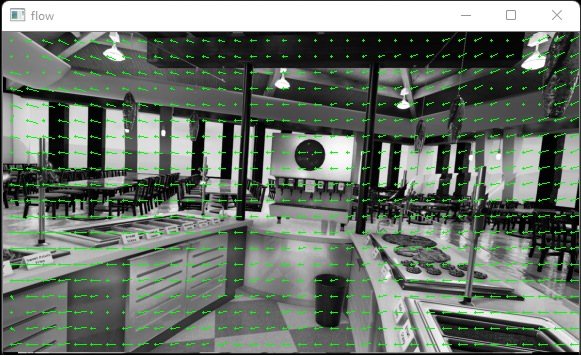
#> input picture dcoumentation/VR opticalflow.png, 581 x 356 px, given in place of 820VR_D.mp4, which was not available
$ jupyter execute dense.ipynb   (text cells are left out)
#> lines starting #> are read from the running program, lines starting #| are printed output that depends on the picture; after the words box and inside, x2 and y2 are one past the last pixel; in counts of white or black regions, pixels touching at a corner belong together; pictures that were not available may be replaced by others from this repository, and a replacement may not be noted
[cell 1]
import numpy as np
import cv2
import json
import os
import time
import pandas as pd
from matplotlib import pyplot as plt

[cell 2]
def draw_flow(img, flow, step=16):

    h, w = img.shape[:2]
    y, x = np.mgrid[step/2:h:step, step/2:w:step].reshape(2,-1).astype(int)
    fx, fy = flow[y,x].T

    lines = np.vstack([x, y, x-fx, y-fy]).T.reshape(-1, 2, 2)
    lines = np.int32(lines + 0.5)

    img_bgr = cv2.cvtColor(img, cv2.COLOR_GRAY2BGR)
    cv2.polylines(img_bgr, lines, 0, (0, 255, 0))

    for (x1, y1), (_x2, _y2) in lines:
        cv2.circle(img_bgr, (x1, y1), 1, (0, 255, 0), -1)

    return img_bgr


def draw_hsv(flow):

    h, w = flow.shape[:2]
    fx, fy = flow[:,:,0], flow[:,:,1]

    ang = np.arctan2(fy, fx) + np.pi
    v = np.sqrt(fx*fx+fy*fy)

    hsv = np.zeros((h, w, 3), np.uint8)
    hsv[...,0] = ang*(180/np.pi/2)
    hsv[...,1] = 255
    hsv[...,2] = np.minimum(v*4, 255)
    bgr = cv2.cvtColor(hsv, cv2.COLOR_HSV2BGR)

    return bgr


def rescale_frame(frame, percent=75):
    width = int(frame.shape[1] * percent/ 100)
    height = int(frame.shape[0] * percent/ 100)
    dim = (width, height)
    return cv2.resize(frame, dim, interpolation =cv2.INTER_AREA)

[cell 3]
path = r"C:\Users\lucki\Downloads\820VR_D.mp4"

[cell 4]
# Uncap the video processing to run faster
cap = cv2.VideoCapture(path)
# cap.set(cv2.CAP_PROP_FPS, 30)
cap.isOpened()

# Downscale the video to get less key points and less processing time
try:
    suc, prev = cap.read()
#> prev is the input picture: shape (356, 581, 3); mean B, G, R 107.6, 117.5, 107.6
    prev = rescale_frame(prev, percent=10)
    prevgray = cv2.cvtColor(prev, cv2.COLOR_BGR2GRAY)
except:
    pass

[cell 5]
rawOuput = []

try:
    while True:

        suc, img = cap.read()
        img = rescale_frame(img, percent=10)
        gray = cv2.cvtColor(img, cv2.COLOR_BGR2GRAY)

        # start time to calculate FPS
        start = time.time()


        flow = cv2.calcOpticalFlowFarneback(prevgray, gray, None, 0.5, 3, 15, 3, 5, 1.2, 0)
        mag, ang = cv2.cartToPolar(flow[..., 0], flow[..., 1])
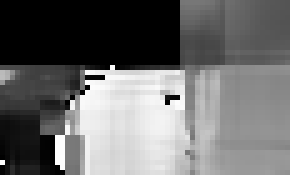
#> ang: shape (35, 58) float32 (shown 5 times larger); min 0, max 6.28, mean 2.65; drawn with min black and max white
        rawOuput.append([mag, ang])
        prevgray = gray


        # End time
        end = time.time()
        # calculate the FPS for current frame detection
        fps = 1 / (end-start)

        print(f"{fps:.2f} FPS")

        cv2.imshow('flow', draw_flow(gray, flow))
#> in draw_flow, `fx, fy = flow[y,x].T`: fx = [0, 0, -1.03e-05, -0.000281, -1.12e-07, 2.1e-06, -8.49e-07, -0.00012]; fy = [0, 0, 6.45e-05, 0.000404, 2.82e-07, -1.63e-06, -8.33e-06, -5.08e-05]
#> in draw_flow, `cv2.polylines(img_bgr, lines, 0, (0, 255, 0))`:
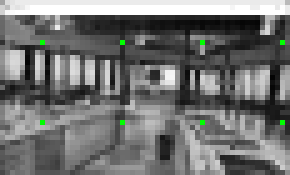
#> img_bgr: shape (35, 58, 3) (shown 5 times larger); mean B, G, R 113.1, 114.1, 113.1
#> the loop in draw_flow, `for (x1, y1), (_x2, _y2) in lines:` made 8 passes
#> (x1, y1, _x2, _y2) on passes 1 to 8: (8, 8, 8, 8), (24, 8, 24, 8), (40, 8, 40, 8), (56, 8, 56, 8), (8, 24, 8, 24), (24, 24, 24, 24), (40, 24, 40, 24), (56, 24, 56, 24)
#> after the loop in draw_flow, `for (x1, y1), (_x2, _y2) in lines:`:
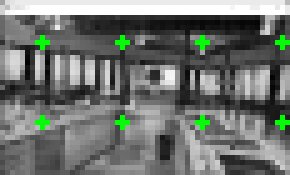
#> img_bgr: shape (35, 58, 3) (shown 5 times larger); 1.58% of pixels changed, all inside (x1, y1, x2, y2) = (7, 7, 58, 26)
        cv2.imshow('flow HSV', draw_hsv(flow))
#> in draw_hsv, `fx, fy = flow[:,:,0], flow[:,:,1]`:
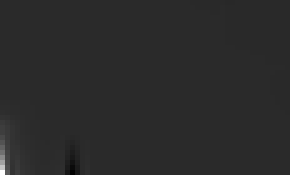
#> fx: shape (35, 58) float32 (shown 5 times larger); min -0.00871, max 0.0433, mean 9.22e-05; drawn with min black and max white
#> in draw_hsv, `fx, fy = flow[:,:,0], flow[:,:,1]`:
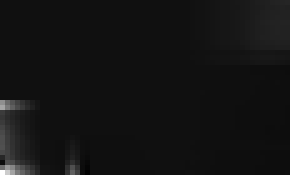
#> fy: shape (35, 58) float32 (shown 5 times larger); min -0.000404, max 0.00598, mean 8.02e-05; drawn with min black and max white
#> in draw_hsv, `ang = np.arctan2(fy, fx) + np.pi`:
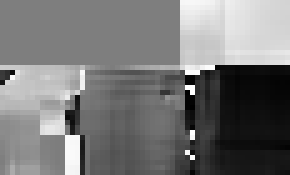
#> ang: shape (35, 58) float32 (shown 5 times larger); min 0.0571, max 6.28, mean 2.96; drawn with min black and max white
#> in draw_hsv, `hsv[...,0] = ang*(180/np.pi/2)`:
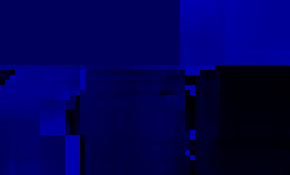
#> hsv: shape (35, 58, 3) (shown 5 times larger); mean of channels 0, 1, 2 84.4, 0, 0; drawn as B, G, R
#> in draw_hsv, `hsv[...,1] = 255`:
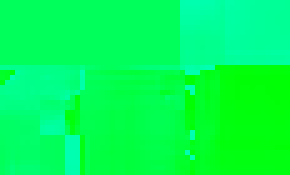
#> hsv: shape (35, 58, 3) (shown 5 times larger); mean of channels 0, 1, 2 84.4, 255, 0; drawn as B, G, R
#> in draw_hsv, `bgr = cv2.cvtColor(hsv, cv2.COLOR_HSV2BGR)`: bgr: shape (35, 58, 3); every value is 0


        key = cv2.waitKey(5)
#> (key q is pressed here)
        if key == ord('q'):
            break

except:
    pass

cap.release()
cv2.destroyAllWindows()

[cell 6]
df = pd.DataFrame(rawOuput, columns=['mag', 'ang'])
#> df = table of 1 rows and 2 columns

[cell 7]
df['mean'] = df['mag'].apply(lambda x: np.mean(x))
df['std'] = df['mag'].apply(lambda x: np.std(x))

meanList = df['mean'].tolist()
#> meanList = [0.000257]
stdList = df['std'].tolist()
#> stdList = [0.00159]

mean_per_second = np.add.reduceat(meanList, np.arange(0, len(meanList), 30))
#> mean_per_second = [0.000257]
std_per_second = np.add.reduceat(stdList, np.arange(0, len(stdList), 30))
#> std_per_second = [0.00159]

[cell 8]
file = path.split("\\")[-1].split(".")[0]

directory = file
parent_dir = os.getcwd()
path = os.path.join(parent_dir+"\output", directory)
os.mkdir(path)

[cell 9]
with open("output/{}/{}_{}.json".format(file, "meanList", file), 'w') as f:
    json.dump(meanList, f, indent=2)

with open("output/{}/{}_{}.json".format(file, "stdList", file), 'w') as f:
    json.dump(stdList, f, indent=2)

with open("output/{}/{}_{}.json".format(file, "mean_per_second", file), 'w') as f:
    json.dump(mean_per_second.tolist(), f, indent=2)

with open("output/{}/{}_{}.json".format(file, "std_per_second", file), 'w') as f:
    json.dump(std_per_second.tolist(), f, indent=2)

[cell 10]
# mean per frame
plt.plot(meanList)
plt.savefig("output/{}/{}_{}_output.png".format(file, "meanList_per_frame" ,path.split("\\")[-1].split(".")[0]))
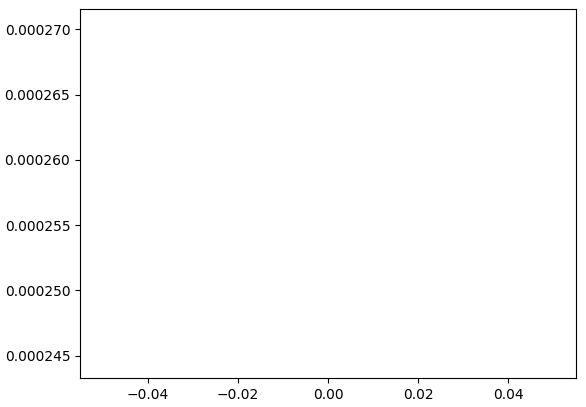
#> figure drawn by matplotlib, 1 panel

[cell 11]
# std per frame
plt.plot(stdList)
plt.savefig("output/{}/{}_{}_output.png".format(file, "stdList_per_frame" ,path.split("\\")[-1].split(".")[0]))
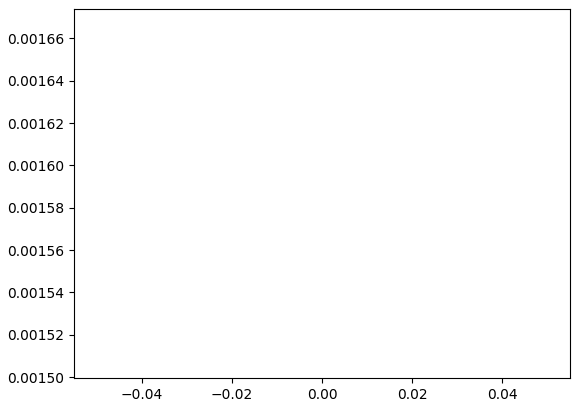
#> figure drawn by matplotlib, 1 panel
